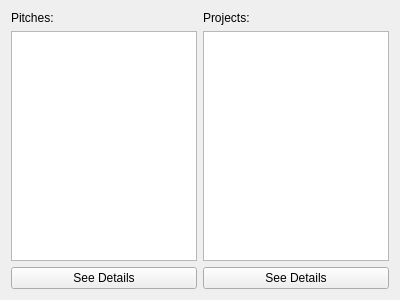
<?xml version="1.0" encoding="UTF-8"?>
<ui version="4.0">
 <class>SearchResult</class>
 <widget class="QWidget" name="SearchResult">
  <property name="geometry">
   <rect>
    <x>0</x>
    <y>0</y>
    <width>400</width>
    <height>300</height>
   </rect>
  </property>
  <property name="windowTitle">
   <string>Form</string>
  </property>
  <layout class="QHBoxLayout" name="horizontalLayout">
   <item>
    <layout class="QHBoxLayout" name="horizontalLayout_4">
     <item>
      <layout class="QVBoxLayout" name="verticalLayout">
       <item>
        <widget class="QLabel" name="label">
         <property name="text">
          <string>Pitches:</string>
         </property>
        </widget>
       </item>
       <item>
        <layout class="QHBoxLayout" name="horizontalLayout_2">
         <item>
          <spacer name="horizontalSpacer_3">
           <property name="orientation">
            <enum>Qt::Horizontal</enum>
           </property>
           <property name="sizeType">
            <enum>QSizePolicy::Expanding</enum>
           </property>
           <property name="sizeHint" stdset="0">
            <size>
             <width>40</width>
             <height>20</height>
            </size>
           </property>
          </spacer>
         </item>
         <item>
          <widget class="QListWidget" name="pitchList">
           <property name="maximumSize">
            <size>
             <width>800000</width>
             <height>800000</height>
            </size>
           </property>
           <property name="batchSize">
            <number>100</number>
           </property>
          </widget>
         </item>
         <item>
          <spacer name="horizontalSpacer">
           <property name="orientation">
            <enum>Qt::Horizontal</enum>
           </property>
           <property name="sizeType">
            <enum>QSizePolicy::Expanding</enum>
           </property>
           <property name="sizeHint" stdset="0">
            <size>
             <width>40</width>
             <height>20</height>
            </size>
           </property>
          </spacer>
         </item>
        </layout>
       </item>
       <item>
        <widget class="QPushButton" name="pushButton">
         <property name="text">
          <string>See Details</string>
         </property>
        </widget>
       </item>
      </layout>
     </item>
     <item>
      <layout class="QVBoxLayout" name="verticalLayout_2">
       <item>
        <widget class="QLabel" name="label_2">
         <property name="text">
          <string>Projects:</string>
         </property>
        </widget>
       </item>
       <item>
        <layout class="QHBoxLayout" name="horizontalLayout_3">
         <item>
          <spacer name="horizontalSpacer_4">
           <property name="orientation">
            <enum>Qt::Horizontal</enum>
           </property>
           <property name="sizeType">
            <enum>QSizePolicy::Expanding</enum>
           </property>
           <property name="sizeHint" stdset="0">
            <size>
             <width>40</width>
             <height>20</height>
            </size>
           </property>
          </spacer>
         </item>
         <item>
          <widget class="QListWidget" name="projectList">
           <property name="sizePolicy">
            <sizepolicy hsizetype="Expanding" vsizetype="Expanding">
             <horstretch>0</horstretch>
             <verstretch>0</verstretch>
            </sizepolicy>
           </property>
          </widget>
         </item>
         <item>
          <spacer name="horizontalSpacer_2">
           <property name="orientation">
            <enum>Qt::Horizontal</enum>
           </property>
           <property name="sizeType">
            <enum>QSizePolicy::Expanding</enum>
           </property>
           <property name="sizeHint" stdset="0">
            <size>
             <width>40</width>
             <height>20</height>
            </size>
           </property>
          </spacer>
         </item>
        </layout>
       </item>
       <item>
        <widget class="QPushButton" name="pushButton_2">
         <property name="text">
          <string>See Details</string>
         </property>
        </widget>
       </item>
      </layout>
     </item>
    </layout>
   </item>
  </layout>
 </widget>
 <resources/>
 <connections/>
</ui>
